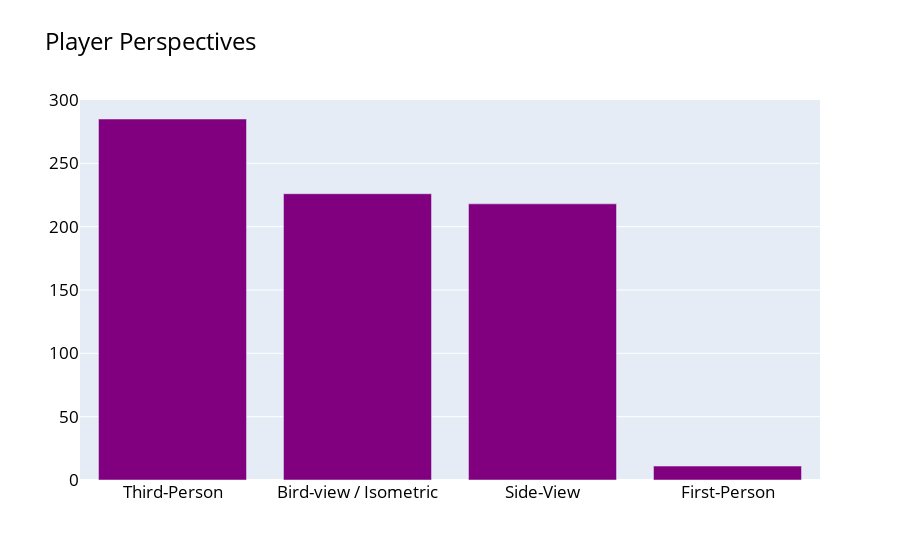

Notebook code for this chart:
### Code cell
colors = ['purple',] * 5


fig = go.Figure(data=[go.Bar(
    x=['Third-Person', 'Bird-view / Isometric', 'Side-View','First-Person'],
    y=[285, 226, 218,  11],
    marker_color=colors # marker color can be a single color value or an iterable
)])
fig.update_layout(title_text='Player Perspectives',  font=dict(size=17, color="black"))

### Figure 1 — Plotly figure (JSON) as saved in the notebook; plotly's stock layout.template omitted (floating-point values rounded to 4 significant figures)
{"data": [{"marker": {"color": ["purple", "purple", "purple", "purple", "purple"]}, "type": "bar", "x": ["Third-Person", "Bird-view / Isometric", "Side-View", "First-Person"], "y": [285, 226, 218, 11]}], "layout": {"font": {"color": "black", "size": 17}, "title": {"text": "Player Perspectives"}}}
